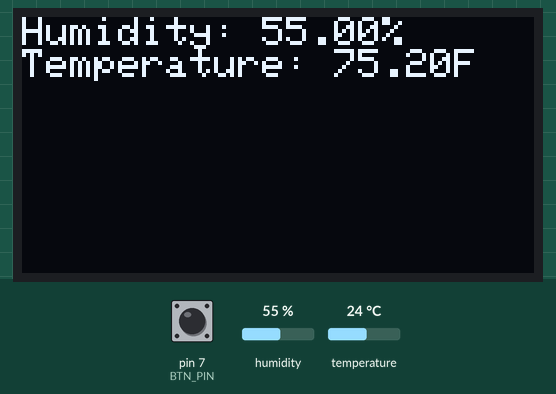
Recording of a sketch running on a simulated Arduino Uno, built for the host (arithmetic inside an expression is 32-bit, double 64-bit). On the bench: 128×64 one-colour display. The inputs (shaded band) are chosen by the test bench; at power-on: pin 7 (BTN_PIN) LOW, humidity 55 %, temperature 24 °C. What the sketch prints to the serial monitor is not drawn.

1.3 s: pin 7 (BTN_PIN) pulled HIGH for 0.6 s
Above: at 1.9 s.
Timing chart, 0 to 4.3 s (numbered marks = the images above; inputs shaded):
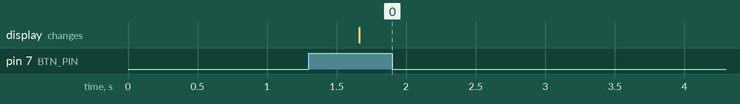

Measured:
- after the input at 1.3 s, the display: changes after 0.36 s (image 0)

The sketch:

button_aht20_oled.ino
```cpp
// Install the Adafruit AHTX0 library
#include <Adafruit_AHTX0.h>
#include <Adafruit_SSD1306.h>
#include <Wire.h>
//#include <FastLED.h>

#define BTN_PIN 7

//CRGB led[1];

// I2C redefinitions
#define SDA_PIN 6
#define SCL_PIN 9
#define LED_PIN 8

TwoWire i2c(0);
Adafruit_AHTX0 aht20;
Adafruit_SSD1306 oled (128, 64, &i2c);
sensors_event_t temp, humid;

void setup() {
  // put your setup code here, to run once:
  /*FastLED.addLeds<NEOPIXEL, LED_PIN>(led, 1);
  led[0] = CRGB::Black;
  FastLED.show();*/
  pinMode(BTN_PIN, INPUT_PULLDOWN);
  Serial.begin(115200);
  while(!Serial) delay(1);
  i2c.begin(SDA_PIN, SCL_PIN);
  if (!aht20.begin(&i2c))
  {
    Serial.println("Could not init sensor. halp");
    while(1);
  }
  if (!oled.begin(SSD1306_SWITCHCAPVCC, 0x3c))
  {
    Serial.println("Can't find screen");
    while(1);
  }
  oled.clearDisplay();
  oled.setTextSize(1);
  oled.setTextColor(SSD1306_WHITE);
  oled.setCursor(0,0);
  oled.println(F("Hello world!"));
  oled.display();

}

void loop() {
  // put your main code here, to run repeatedly:
  //Serial.println(digitalRead(BTN_PIN));
  if (digitalRead(BTN_PIN))
  {
    aht20.getEvent(&humid, &temp);
    Serial.print("Humidity: ");
    Serial.println(humid.relative_humidity);
    Serial.print("Temperature: ");
    Serial.println(temp.temperature);
    oled.clearDisplay();
    oled.setCursor(0,0);
    oled.print("Humidity: "); oled.print(humid.relative_humidity); oled.println("%");
    oled.print("Temperature: ");
    oled.print(temp.temperature * 9 / 5 + 32);
    oled.println("F");
    oled.display();
  }
  delay(500);
}
```
